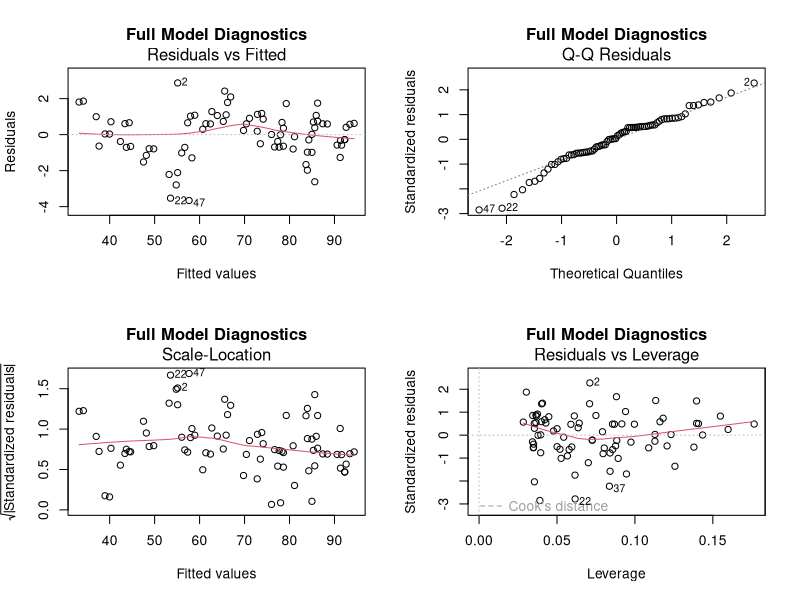
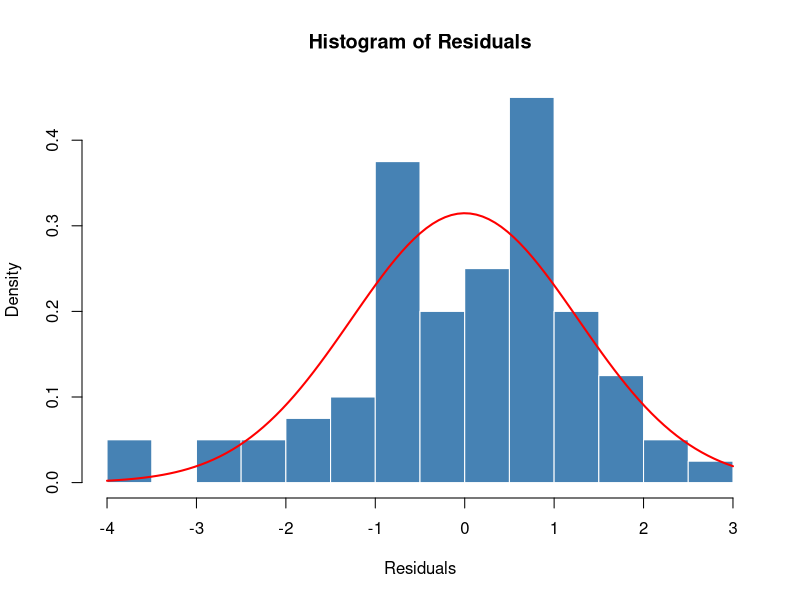
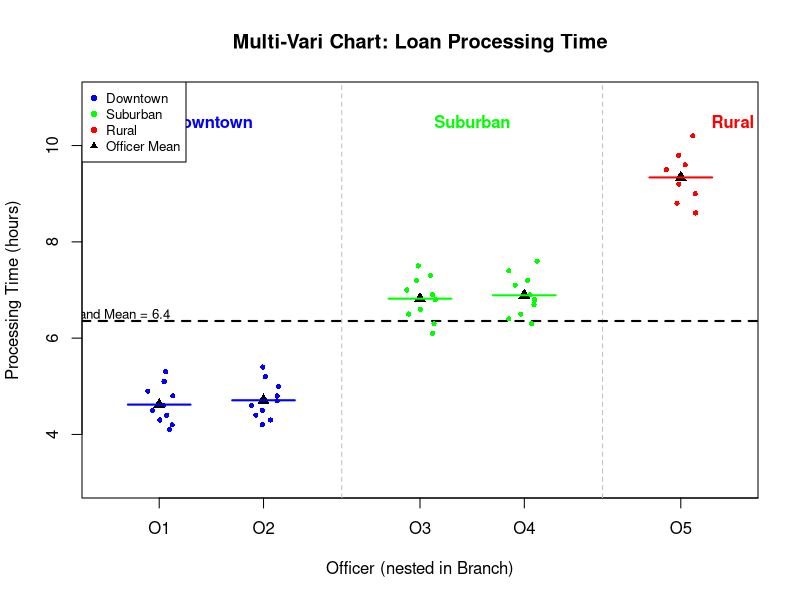

Write R code to recreate these figures, in order. (Note: this script raises an error after producing the figures.)
# =============================================================================
# DfLSS Black Belt - Multiple Regression & Multi-Vari Analysis
# =============================================================================
# This script accompanies the patient_satisfaction and loan_approval datasets.
# It demonstrates:
#   1. Multiple linear regression with model selection and diagnostics
#   2. Multi-vari chart construction and nested ANOVA
#
# Tools: Base R (no external packages required for core analysis)
# Optional: car package for VIF (install.packages("car") if needed)
# =============================================================================

set.seed(42)  # Reproducibility for any stochastic elements

# =============================================================================
# PART 1: MULTIPLE REGRESSION - Patient Satisfaction
# =============================================================================

cat("=== PART 1: MULTIPLE REGRESSION ===\n\n")

# --- Load data ---
patient <- read.csv("patient_satisfaction.csv", stringsAsFactors = TRUE)
cat("Patient Satisfaction Dataset:\n")
cat(sprintf("  Observations: %d\n", nrow(patient)))
cat(sprintf("  Predictors: wait_time, friendliness, cleanliness, pain_mgmt, communication\n\n"))

# --- Step 1: Fit the full model ---
# All five continuous predictors entered simultaneously.
# This is the "full" model against which we compare reduced models.
full_model <- lm(satisfaction ~ wait_time + friendliness + cleanliness +
                   pain_mgmt + communication, data = patient)

cat("--- Full Model Summary ---\n")
print(summary(full_model))

# --- Step 2: Stepwise Model Selection ---
# Use AIC-based stepwise selection to find the most parsimonious model.
# Stepwise regression adds/removes predictors based on statistical contribution.
# The goal: maximize adjusted R-squared while minimizing predictors (parsimony).
# NOTE: In practice, domain knowledge should guide selection; stepwise is a starting point.
step_model <- step(full_model, direction = "both", trace = 1)

cat("\n--- Stepwise Selected Model ---\n")
print(summary(step_model))

# --- Step 3: Multicollinearity Diagnosis ---
# Variance Inflation Factor (VIF) measures how much the variance of a regression
# coefficient is inflated due to correlation with other predictors.
#   VIF > 1: Some correlation
#   VIF > 5: Moderate multicollinearity (investigate)
#   VIF > 10: Severe multicollinearity (action required)
#
# In this dataset, Friendliness and Communication are correlated at r ~ 0.6,
# which should produce VIFs in the 2-3 range -- not severe but worth discussing.

cat("\n--- Multicollinearity Diagnosis (VIF) ---\n")
# Manual VIF calculation (no car package required)
# VIF_j = 1 / (1 - R^2_j) where R^2_j is from regressing X_j on all other X's
calculate_vif <- function(model) {
  p <- length(coef(model)) - 1  # number of predictors (excluding intercept)
  vif_values <- numeric(p)
  predictor_names <- names(coef(model))[-1]

  for (j in seq_along(predictor_names)) {
    # Regress predictor j on all other predictors
    formula_j <- as.formula(paste(predictor_names[j], "~",
                                   paste(setdiff(predictor_names, predictor_names[j]),
                                         collapse = " + ")))
    aux_model <- lm(formula_j, data = model$model)
    r_squared <- summary(aux_model)$r.squared
    vif_values[j] <- 1 / (1 - r_squared)
  }
  names(vif_values) <- predictor_names
  return(vif_values)
}

vif_full <- calculate_vif(full_model)
print(round(vif_full, 3))

cat("\nInterpretation:\n")
for (name in names(vif_full)) {
  if (vif_full[name] > 10) {
    cat(sprintf("  %s: VIF = %.2f -- SEVERE multicollinearity. Consider removing.\n",
                name, vif_full[name]))
  } else if (vif_full[name] > 5) {
    cat(sprintf("  %s: VIF = %.2f -- MODERATE multicollinearity. Investigate.\n",
                name, vif_full[name]))
  } else {
    cat(sprintf("  %s: VIF = %.2f -- Acceptable.\n",
                name, vif_full[name]))
  }
}

# --- Step 4: Correlation Matrix ---
# Examine pairwise correlations to identify which predictors are correlated.
cat("\n--- Predictor Correlation Matrix ---\n")
pred_cols <- c("wait_time", "friendliness", "cleanliness", "pain_mgmt", "communication")
cor_matrix <- cor(patient[, pred_cols])
print(round(cor_matrix, 3))

cat("\nNote: Friendliness and Communication show correlation ~ 0.6.\n")
cat("This is expected and is the teaching point for multicollinearity.\n")
cat("Despite the correlation, VIF < 5 means coefficients are still estimable.\n")

# --- Step 5: Residual Diagnostics ---
# Four standard residual plots to validate regression assumptions:
#   1. Residuals vs Fitted: Check linearity and homoscedasticity
#   2. Normal Q-Q: Check normality of residuals
#   3. Scale-Location: Check homoscedasticity (constant variance)
#   4. Residuals vs Leverage: Identify influential observations

cat("\n--- Residual Diagnostic Plots (Full Model) ---\n")
cat("Generating 4 diagnostic plots...\n")

par(mfrow = c(2, 2))
plot(full_model, main = "Full Model Diagnostics")

# Additional: histogram of residuals
par(mfrow = c(1, 1))
hist(residuals(full_model), breaks = 15, col = "steelblue", border = "white",
     main = "Histogram of Residuals", xlab = "Residuals", freq = FALSE)
curve(dnorm(x, mean = mean(residuals(full_model)), sd = sd(residuals(full_model))),
      add = TRUE, col = "red", lwd = 2)
cat("Histogram overlay: red curve = normal distribution fit.\n")

# --- Step 6: Adjusted R-squared Comparison ---
# Adjusted R-squared penalizes for adding predictors that don't improve the model.
# It is the preferred metric over raw R-squared for model comparison.

cat("\n--- Model Comparison ---\n")
cat(sprintf("Full Model:     Adjusted R-squared = %.4f\n",
            summary(full_model)$adj.r.squared))
cat(sprintf("Stepwise Model: Adjusted R-squared = %.4f\n",
            summary(step_model)$adj.r.squared))
cat(sprintf("Difference:                        %.4f\n",
            summary(step_model)$adj.r.squared - summary(full_model)$adj.r.squared))

# Also fit a simple model (wait_time only) for contrast
simple_model <- lm(satisfaction ~ wait_time, data = patient)
cat(sprintf("Simple Model:  Adjusted R-squared = %.4f\n",
            summary(simple_model)$adj.r.squared))

cat("\nKey takeaway: Adding quality predictors explains substantially more variation\n")
cat("than wait_time alone, demonstrating the value of multiple regression\n")
cat("in process improvement (Y is driven by multiple Xs).\n")


# =============================================================================
# PART 2: MULTI-VARI STUDY - Loan Processing Time
# =============================================================================

cat("\n\n=== PART 2: MULTI-VARI STUDY ===\n\n")

# --- Load data ---
loan <- read.csv("loan_approval_multi_vari.csv", stringsAsFactors = TRUE)
cat("Loan Processing Dataset:\n")
cat(sprintf("  Observations: %d\n", nrow(loan)))
cat(sprintf("  Factors: Branch (3), Officer nested in Branch (6), Day (5)\n\n"))

# --- Step 1: Multi-Vari Chart (Nested Design) ---
# A multi-vari chart displays the mean response at each factor level.
# For nested designs, we show:
#   - Branch means (top-level factor)
#   - Officer means within each branch (nested factor)
#   - Day-of-week means (crossed factor, if applicable)

cat("--- Multi-Vari Chart ---\n")

# Calculate means by Branch
branch_means <- aggregate(processing_hours ~ branch, data = loan, FUN = mean)
cat("\nBranch Means:\n")
print(branch_means)

# Calculate means by Branch and Officer (nested)
officer_means <- aggregate(processing_hours ~ branch + officer, data = loan, FUN = mean)
cat("\nOfficer Means (nested within Branch):\n")
print(officer_means)

# Calculate means by Day of Week
day_means <- aggregate(processing_hours ~ day_of_week, data = loan, FUN = mean)
cat("\nDay of Week Means:\n")
print(day_means)

# Visual multi-vari chart
par(mfrow = c(1, 1))

# Plot individual observations colored by Branch
loan$branch_num <- as.numeric(factor(loan$branch,
                                      levels = c("Downtown", "Suburban", "Rural")))

# Create multi-vari chart manually
branch_levels <- c("Downtown", "Suburban", "Rural")
colors <- c("blue", "green", "red")

# Set up plot area
plot(NULL, xlim = c(0.5, 6.5), ylim = c(3, 11),
     xlab = "Officer (nested in Branch)", ylab = "Processing Time (hours)",
     main = "Multi-Vari Chart: Loan Processing Time",
     xaxt = "n")

# Draw branch separators and officer positions
officer_positions <- c(1, 2, 3.5, 4.5, 6, 7)  # positions with gaps between branches
axis(1, at = officer_positions,
     labels = c("O1", "O2", "O3", "O4", "O5", "O6"), tick = TRUE)

# Draw branch boundaries
abline(v = 2.75, lty = 2, col = "gray")
abline(v = 5.25, lty = 2, col = "gray")

# Branch labels
text(1.5, 10.5, "Downtown", font = 2, col = "blue")
text(4.0, 10.5, "Suburban", font = 2, col = "green")
text(6.5, 10.5, "Rural", font = 2, col = "red")

# Grand mean line
grand_mean <- mean(loan$processing_hours)
abline(h = grand_mean, lty = 2, col = "black", lwd = 2)
text(0.6, grand_mean + 0.15, sprintf("Grand Mean = %.1f", grand_mean), cex = 0.8)

# Plot observations and means per officer
for (i in 1:nrow(officer_means)) {
  obs <- loan$processing_hours[loan$officer == officer_means$officer[i]]
  branch_idx <- which(branch_levels == officer_means$branch[i])
  jitter_x <- runif(length(obs), -0.15, 0.15)
  points(officer_positions[i] + jitter_x, obs, pch = 16,
         col = colors[branch_idx], cex = 0.7)
  points(officer_positions[i], officer_means$processing_hours[i],
         pch = 17, col = "black", cex = 1.2)
  # Officer mean line segment
  segments(officer_positions[i] - 0.3, officer_means$processing_hours[i],
           officer_positions[i] + 0.3, officer_means$processing_hours[i],
           lwd = 2, col = colors[branch_idx])
}

legend("topleft", legend = c("Downtown", "Suburban", "Rural", "Officer Mean"),
       col = c("blue", "green", "red", "black"),
       pch = c(16, 16, 16, 17), cex = 0.8)

cat("Multi-vari chart generated. Key observations:\n")
cat("  - Rural branch shows highest processing times\n")
cat("  - Downtown branch shows lowest processing times\n")
cat("  - Friday consistently highest across all branches\n")

# --- Step 2: Nested ANOVA ---
# In a nested design, Officer is nested within Branch.
# The correct model: Officer(Branch) not Branch + Officer.
# This prevents attributing Branch variation to Officer.
#
# Model: processing_hours ~ branch + branch:officer
# branch:officer captures the Officer effect within each Branch.

cat("\n--- Nested ANOVA ---\n")
cat("Model: processing_hours ~ branch + officer(branch)\n\n")

# Fit nested ANOVA model
# Error(Officer/Branch) = Officer nested in Branch
nested_model <- aov(processing_hours ~ branch + officer %in% branch, data = loan)
print(summary(nested_model))

# --- Step 3: Variation Decomposition ---
# Decompose total variation into components attributable to each source.
# This tells us WHERE the variation lives, which is the first question
# in any process improvement effort.

cat("\n--- Variation Decomposition ---\n")

# Extract SS from ANOVA
ss_table <- summary(nested_model)[[1]]
ss_branch <- ss_table["branch", "Sum Sq"]
ss_officer <- ss_table["branch:officer", "Sum Sq"]
ss_residuals <- ss_table["Residuals", "Sum Sq"]
ss_total <- ss_branch + ss_officer + ss_residuals

# Calculate percentages
pct_branch <- (ss_branch / ss_total) * 100
pct_officer <- (ss_officer / ss_total) * 100
pct_residual <- (ss_residuals / ss_total) * 100

cat(sprintf("Total SS:                %10.2f  (100.0%%)\n", ss_total))
cat(sprintf("  Branch (between):      %10.2f  (%5.1f%%)\n", ss_branch, pct_branch))
cat(sprintf("  Officer (within):      %10.2f  (%5.1f%%)\n", ss_officer, pct_officer))
cat(sprintf("  Residual (within):     %10.2f  (%5.1f%%)\n", ss_residuals, pct_residual))

cat("\n--- Interpretation ---\n")
cat("The multi-vari study reveals where variation lives in the process:\n\n")

if (pct_branch > pct_officer && pct_branch > pct_residual) {
  cat("  PRIMARY SOURCE: Branch-to-Branch variation.\n")
  cat("  ACTION: Investigate what differs between branches (IT systems, training,\n")
  cat("          staffing levels, process steps, management practices).\n")
} else if (pct_officer > pct_residual) {
  cat("  PRIMARY SOURCE: Officer-to-Officer variation (within branches).\n")
  cat("  ACTION: Investigate individual officer practices, experience levels,\n")
  cat("          and training effectiveness.\n")
}

cat(sprintf("\n  Branch effect (%.1f%%) dominates -- this is a between-location problem,\n",
            pct_branch))
cat(sprintf("  not a between-officer problem (%.1f%%). Process standardization\n",
            pct_officer))
cat("  across branches should be the first improvement lever.\n")

# --- Step 4: Day-of-Week Effect ---
# Examine day-of-week as a crossed factor (all officers work all days).
cat("\n--- Day-of-Week Effect ---\n")
day_anova <- aov(processing_hours ~ day_of_week, data = loan)
cat("One-way ANOVA by Day of Week:\n")
print(summary(day_anova))

cat("\nDay Means (sorted):\n")
day_means_sorted <- day_means[order(day_means$processing_hours, decreasing = TRUE), ]
print(day_means_sorted)

cat("\nConclusion: Friday processing times are longest across all branches.\n")
cat("This suggests end-of-week backlog or staffing issues as a secondary improvement opportunity.\n")

# --- Step 5: Summary for Black Belt Students ---
cat("\n")
cat("=============================================================================\n")
cat("DfLSS BLACK BELT SUMMARY\n")
cat("=============================================================================\n")
cat("\nREGRESSION FINDINGS:\n")
cat("  - Multiple predictors explain patient satisfaction better than any single one\n")
cat("  - Wait time is the strongest single predictor (negative relationship)\n")
cat("  - Staff friendliness and communication quality are correlated (r ~ 0.6)\n")
cat("  - VIF analysis shows multicollinearity is present but manageable\n")
cat("  - Residual diagnostics validate regression assumptions\n")
cat("  - Adjusted R-squared is preferred over R-squared for model comparison\n")
cat("\nMULTI-VARI FINDINGS:\n")
cat("  - Branch is the dominant source of variation\n")
cat("  - Officer differences within branches are minor\n")
cat("  - Friday shows highest processing times (day effect)\n")
cat("  - Improvement priority: standardize across branches first\n")
cat("  - Multi-vari studies answer: WHERE does variation live?\n")
cat("  - This guides the Pareto of improvement efforts\n")
cat("=============================================================================\n")
